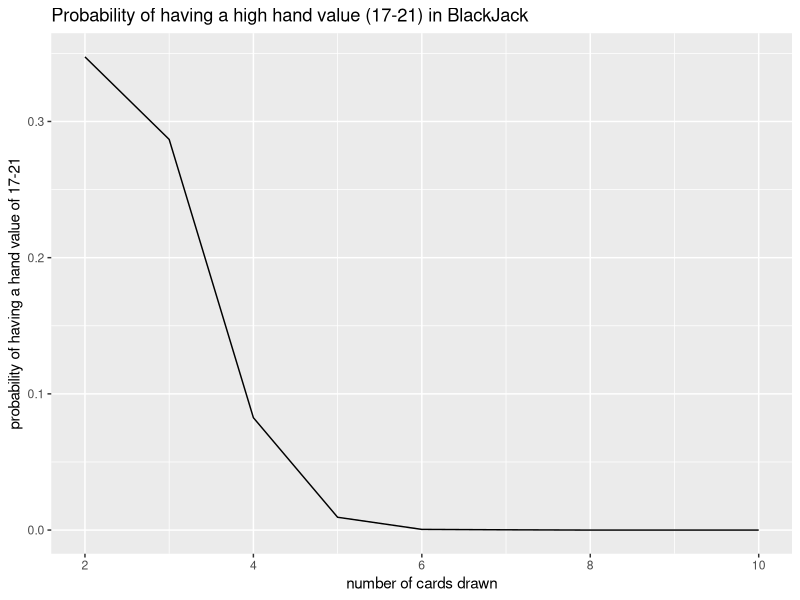
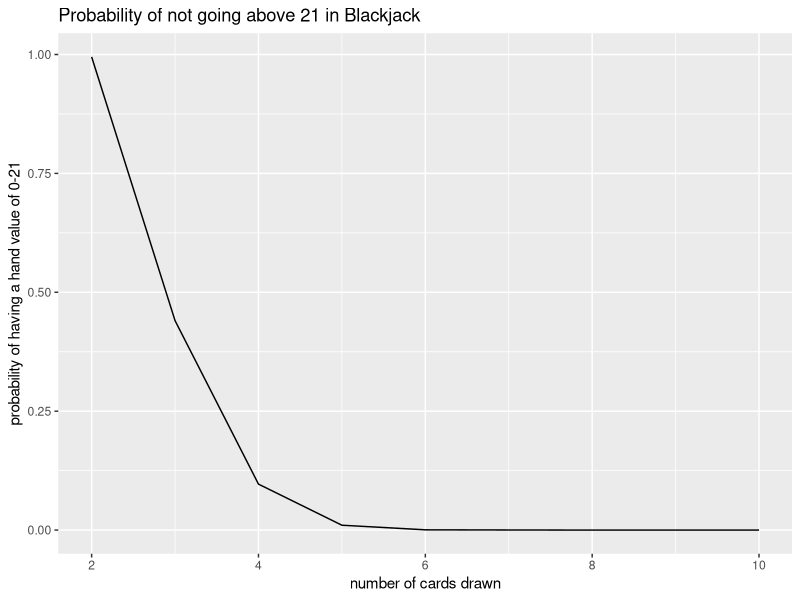

Generate these figures, in order, with R:
## ---- chunk 1
library(tidyverse)

newdeck <- function() {
  deck <- c(rep(2:10, each = 4), rep(10, 4*3), rep(11, 4))  
  return(deck)
}

## ---- chunk 2
deck <- newdeck()
deck
## ---- chunk 3
calculate_value <- function(n) {
  total <- sum(n)
  num_aces <- sum(n == 1)
  while(total > 21 && num_aces >0){
    total <- total - 10
    num_aces <- num_aces -1
  }
  return(total)
}
## ---- chunk 4
between17and21 <- function(num_cards) {
  deck <- newdeck()
  hand <- sample(deck, num_cards, replace = FALSE)
  hand_value <- calculate_value(hand)
  return(hand_value >= 17 && hand_value <= 21)
}
## ---- chunk 5
draw_cards <- function(nums,reps){
  probability <- map_lgl(1:reps, ~between17and21(nums)) |> mean()
  return(data.frame(high_hand_prob = probability, amount_of_cards = nums))
}

## ---- chunk 6
set.seed(47)
draw_cards(2,10000)

## ---- chunk 7
set.seed(47)
map(2:10, ~draw_cards(.x, reps = 10000)) |> 
  list_rbind()|>
  ggplot(aes(x= amount_of_cards, y = high_hand_prob)) +
  geom_line() +
  labs(title = "Probability of having a high hand value (17-21) in BlackJack" ,y = "probability of having a hand value of 17-21", x = "number of cards drawn")

## ---- chunk 8
between0and21 <- function(num_cards) {
  deck <- newdeck()
  hand <- sample(deck, num_cards, replace = FALSE)
  hand_value <- calculate_value(hand)
  return(hand_value >= 0 && hand_value <= 21)
}
## ---- chunk 9
draw_cards_alt <- function(nums,reps){
  probability <- map_lgl(1:reps, ~between0and21(nums)) |> mean()
  return(data.frame(high_hand_prob = probability, amount_of_cards = nums))
}

## ---- chunk 10
set.seed(47)
map(2:10, ~draw_cards_alt(.x, reps = 10000)) |> 
  list_rbind()|>
  ggplot(aes(x= amount_of_cards, y = high_hand_prob)) +
  geom_line() +
  labs(title = "Probability of not going above 21 in Blackjack" ,y = "probability of having a hand value of 0-21", x = "number of cards drawn")

